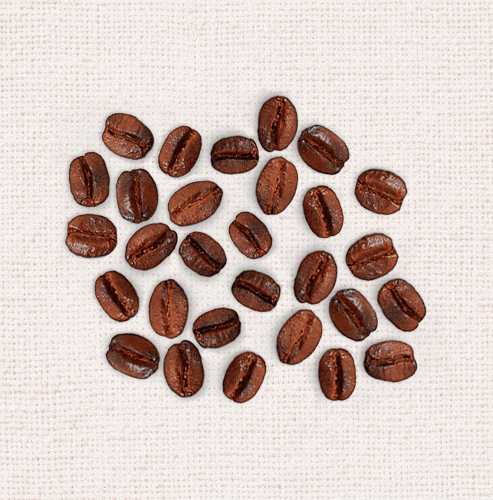
#> input picture src/assets/cafe.png, 493 x 500 px
$ python main.py
#> lines starting #> are read from the running program, lines starting #| are printed output that depends on the picture; after the words box and inside, x2 and y2 are one past the last pixel; in counts of white or black regions, pixels touching at a corner belong together
import cv2 as cv
import numpy as np

imgCoffee = cv.imread("../assets/cafe.png", cv.IMREAD_GRAYSCALE)
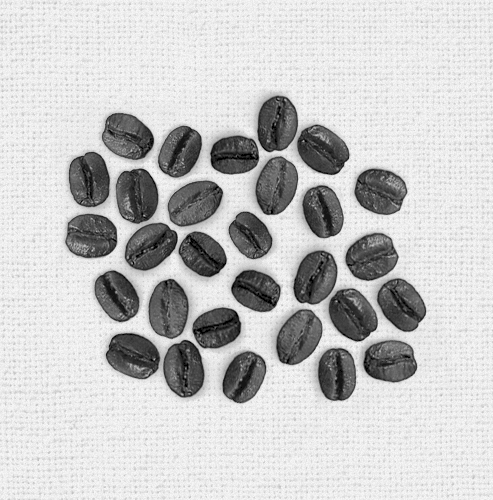
#> imgCoffee: shape (500, 493); min 0, max 247, mean 198.9
imgEagle = cv.imread("../assets/Falcao.jpg", cv.IMREAD_GRAYSCALE)
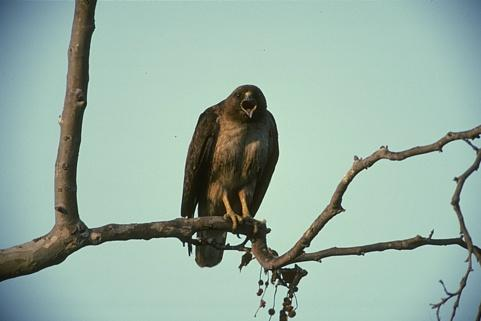
#> input picture src/assets/Falcao.jpg, 481 x 321 px
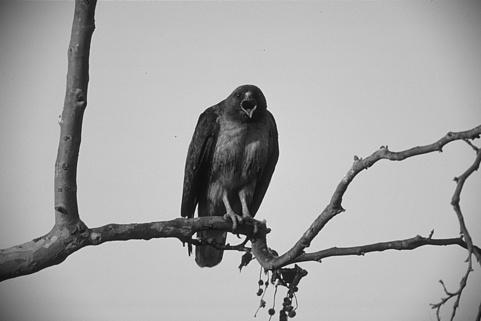
#> imgEagle: shape (321, 481); min 1, max 248, mean 166.6

ret, thresh1 = cv.threshold(imgCoffee, 100, 255, cv.THRESH_BINARY)
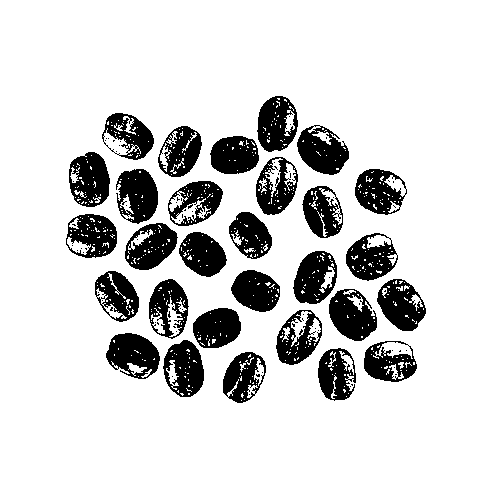
#> thresh1: shape (500, 493); 83.1% white; 98 black regions (69 under 20 px), largest, box (x1, y1, x2, y2) and area: (116, 169, 158, 224) 1643, (329, 289, 377, 341) 1637, (106, 333, 160, 379) 1635
ret, thresh2 = cv.threshold(imgCoffee, 100, 255, cv.THRESH_BINARY_INV)

cv.imshow("Interrese na cor preta - café ", thresh1)
cv.imshow("Interrese na cor branca - café", thresh2)


ret, thresh1 = cv.threshold(imgEagle, 100, 255, cv.THRESH_BINARY)
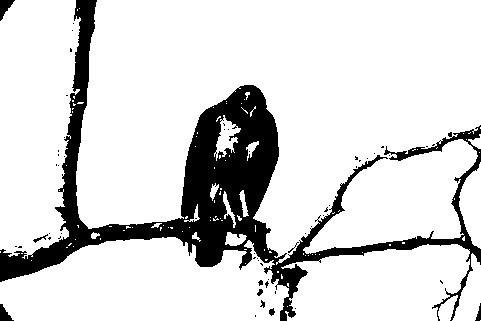
#> thresh1: shape (321, 481); 84.5% white; 56 black regions (47 under 20 px), largest, box (x1, y1, x2, y2) and area: (0, 0, 481, 321) 23287, (0, 0, 15, 21) 159, (0, 304, 14, 321) 129
ret, thresh2 = cv.threshold(imgEagle, 100, 255, cv.THRESH_BINARY_INV)

cv.imshow("Interrese na cor preta - aguia", thresh1)
cv.imshow("Interrese na cor branca - aguia", thresh2)


cv.waitKey(0)
cv.destroyAllWindows()
